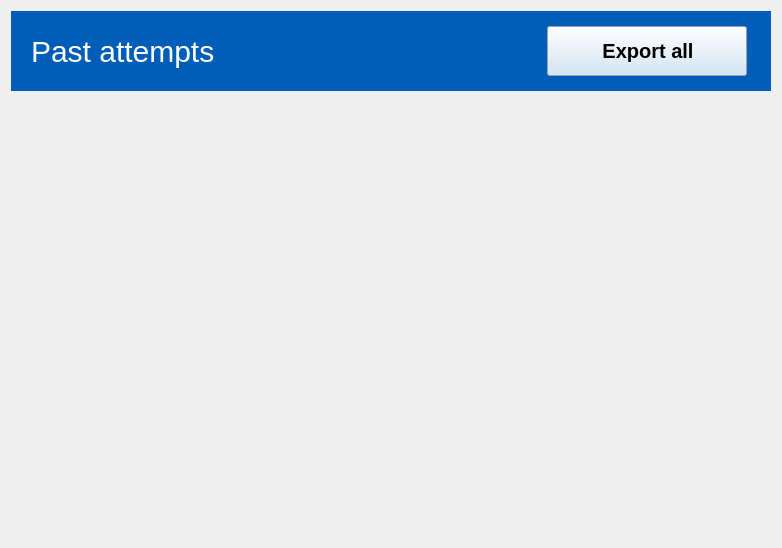
<?xml version="1.0" encoding="UTF-8"?>
<ui version="4.0">
 <class>Frame</class>
 <widget class="QFrame" name="Frame">
  <property name="geometry">
   <rect>
    <x>0</x>
    <y>0</y>
    <width>782</width>
    <height>548</height>
   </rect>
  </property>
  <property name="windowTitle">
   <string>Frame</string>
  </property>
  <property name="frameShape">
   <enum>QFrame::NoFrame</enum>
  </property>
  <property name="frameShadow">
   <enum>QFrame::Raised</enum>
  </property>
  <layout class="QVBoxLayout" name="verticalLayout">
   <item>
    <widget class="QFrame" name="frame">
     <property name="minimumSize">
      <size>
       <width>0</width>
       <height>80</height>
      </size>
     </property>
     <property name="maximumSize">
      <size>
       <width>16777215</width>
       <height>80</height>
      </size>
     </property>
     <property name="styleSheet">
      <string notr="true">background-color: #005EB8;
padding-left: 2px;
padding-right: 15px;
font-size: 30px;
color: #ffffff;</string>
     </property>
     <property name="frameShape">
      <enum>QFrame::NoFrame</enum>
     </property>
     <property name="frameShadow">
      <enum>QFrame::Raised</enum>
     </property>
     <layout class="QHBoxLayout" name="horizontalLayout">
      <item>
       <widget class="QLabel" name="label">
        <property name="text">
         <string>Past attempts</string>
        </property>
       </widget>
      </item>
      <item>
       <widget class="QPushButton" name="export_all_button">
        <property name="minimumSize">
         <size>
          <width>100</width>
          <height>50</height>
         </size>
        </property>
        <property name="maximumSize">
         <size>
          <width>200</width>
          <height>16777215</height>
         </size>
        </property>
        <property name="font">
         <font>
          <pointsize>-1</pointsize>
          <weight>75</weight>
          <bold>true</bold>
         </font>
        </property>
        <property name="styleSheet">
         <string notr="true">background-color: #CCE3F5;
color: rgb(0, 0, 0);
font-size: 20px;
padding-right: 0px;</string>
        </property>
        <property name="text">
         <string>Export all</string>
        </property>
       </widget>
      </item>
     </layout>
    </widget>
   </item>
   <item>
    <widget class="QScrollArea" name="scrollArea">
     <property name="minimumSize">
      <size>
       <width>0</width>
       <height>400</height>
      </size>
     </property>
     <property name="frameShape">
      <enum>QFrame::NoFrame</enum>
     </property>
     <property name="horizontalScrollBarPolicy">
      <enum>Qt::ScrollBarAlwaysOff</enum>
     </property>
     <property name="widgetResizable">
      <bool>true</bool>
     </property>
     <widget class="QWidget" name="scrollAreaWidgetContents">
      <property name="geometry">
       <rect>
        <x>0</x>
        <y>0</y>
        <width>758</width>
        <height>428</height>
       </rect>
      </property>
      <property name="minimumSize">
       <size>
        <width>0</width>
        <height>0</height>
       </size>
      </property>
      <layout class="QVBoxLayout" name="verticalLayout_2">
       <item>
        <spacer name="verticalSpacer">
         <property name="orientation">
          <enum>Qt::Vertical</enum>
         </property>
         <property name="sizeType">
          <enum>QSizePolicy::Expanding</enum>
         </property>
         <property name="sizeHint" stdset="0">
          <size>
           <width>20</width>
           <height>400</height>
          </size>
         </property>
        </spacer>
       </item>
      </layout>
     </widget>
    </widget>
   </item>
  </layout>
 </widget>
 <resources/>
 <connections/>
</ui>
